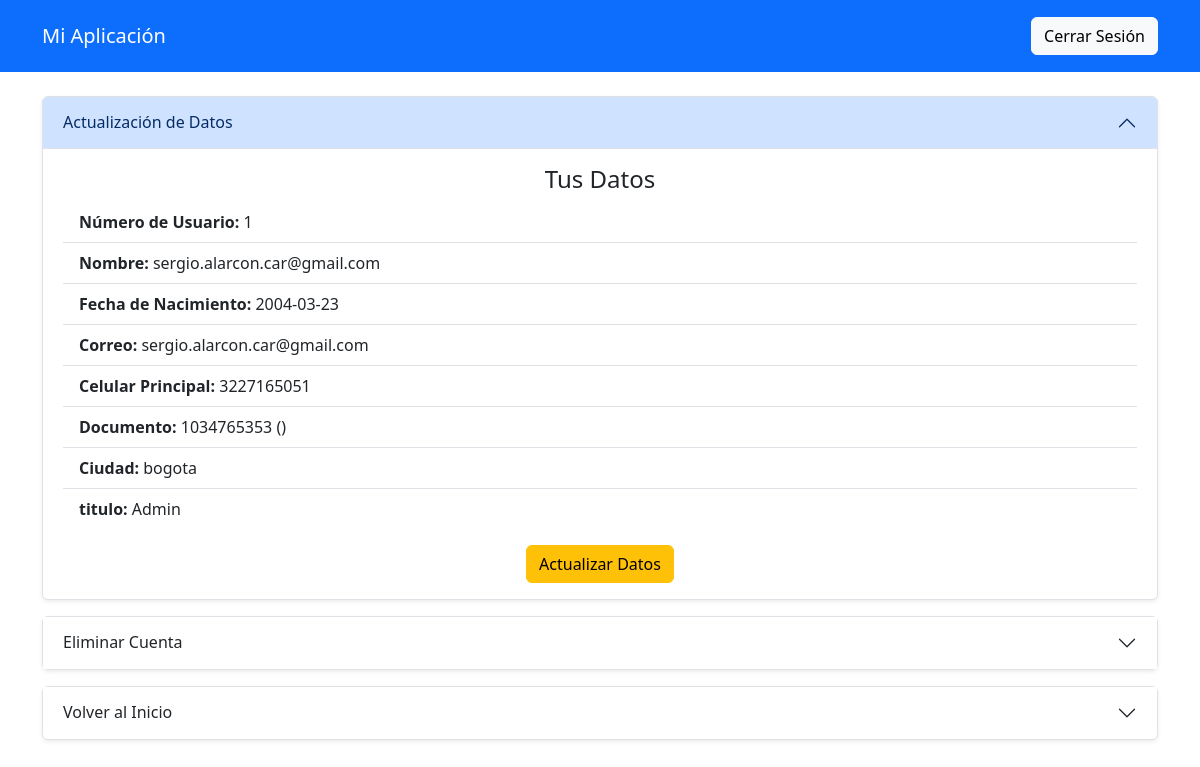
The page /admin/config (signed in) on the database its author committed.
### models/Admin.py (models this page shows)
class Admin_model(Base):
    __tablename__ = "Admin"
    id = Column(Integer, autoincrement=True, primary_key=True)
    fullname = Column(String)
    document_type = Column(String)
    document_number = Column(Integer, unique=True)
    birthdate = Column(Date)
    email = Column(String, unique=True)
    first_number = Column(String)
    city = Column(String)
    password = Column(String)
    job_title = Column(String)
    created_date = Column(Date, default=datetime.utcnow)

### routers/configurar_cuenta_admin.py (the view)
@Config_datos_router_admin.get("/admin/config", tags=["CONFIGURACION CUENTA ADMIN"], dependencies=[Depends(JWTBearer())])
async def configuracion(request: Request, token: str = Depends(JWTBearer())):
    email = token["email"]
    resultado = Admin_service(db).validate_admin(email=email)
    return template.TemplateResponse("templates/configurarCuentaAdmin.html", {
        "request": request,
        "id": resultado.id,
        "fullname": resultado.fullname,
        "email": resultado.email,
        "number": resultado.first_number,
        "city": resultado.city,
        "number_document": resultado.document_number,
        "type_document": resultado.document_type,
        "first_number": resultado.first_number,
        "job_title": resultado.job_title,
        "birthdate": resultado.birthdate
    })

### frontend/templates/configurarCuentaAdmin.html (shortened to what this page needs)
<!DOCTYPE html>
<html lang="es">
  <head>
    <link
      href="https://cdn.jsdelivr.net/npm/bootstrap@5.3.3/dist/css/bootstrap.min.css"
      rel="stylesheet"
    />
  </head>
  <body>
    <nav class="navbar navbar-dark bg-primary p-3">
      <div class="container">
        <a class="navbar-brand" href="#">Mi Aplicación</a>
        <a href="/logout" class="btn btn-light">Cerrar Sesión</a>
      </div>
    </nav>
    <article class="container mt-4">
      <div class="accordion" id="configAccordion">
        <div class="accordion-item border rounded shadow-sm">
          <h2 class="accordion-header">
            <button
              class="accordion-button"
              type="button"
              data-bs-toggle="collapse"
              data-bs-target="#updateData"
            >
              Actualización de Datos
            </button>
          </h2>
          <div
            id="updateData"
            class="accordion-collapse collapse show"
            data-bs-parent="#configAccordion"
          >
            <div class="accordion-body">
              <h4 class="text-center">Tus Datos</h4>
              <ul class="list-group list-group-flush">
                <li class="list-group-item">
                  <strong>Número de Usuario:</strong> {{id}}
                </li>
                <li class="list-group-item">
                  <strong>Nombre:</strong> {{fullname}}
                </li>
                <li class="list-group-item">
                  <strong>Fecha de Nacimiento:</strong> {{birthdate}}
                </li>
                <li class="list-group-item">
                  <strong>Correo:</strong> {{email}}
                </li>
                <li class="list-group-item">
                  <strong>Celular Principal:</strong> {{first_number}}
                </li>
                <li class="list-group-item">
                  <strong>Documento:</strong> {{number_document}}
                  ({{document_type}})
                </li>
                <li class="list-group-item">
                  <strong>Ciudad:</strong> {{city}}
                </li>
                <li class="list-group-item">
                  <strong>titulo: </strong> {{job_title}}
                </li>
              </ul>
              <div class="text-center mt-3">
                <a href="/update/adminpg" class="btn btn-warning"
                  >Actualizar Datos</a
                >
              </div>
            </div>
          </div>
        </div>
        <div class="accordion-item border rounded shadow-sm mt-3">
          <h2 class="accordion-header">
            <button
              class="accordion-button collapsed"
              type="button"
              data-bs-toggle="collapse"
              data-bs-target="#deleteAccount"
            >
              Eliminar Cuenta
            </button>
          </h2>
        </div>
        <div class="accordion-item border rounded shadow-sm mt-3">
          <h2 class="accordion-header">
            <button
              class="accordion-button collapsed"
              type="button"
              data-bs-toggle="collapse"
              data-bs-target="#goHome"
            >
              Volver al Inicio
            </button>
          </h2>
        </div>
      </div>
    </article>
  </body>
</html>

### rows shown on the page
Admin_model: fullname "sergio.alarcon.car@gmail.com", birthdate "2004-03-23", email "sergio.alarcon.car@gmail.com", first_number "3227165051", document_number "1034765353", city "bogota", job_title "Admin"

### other values the page prints
{{ id }} "1"
